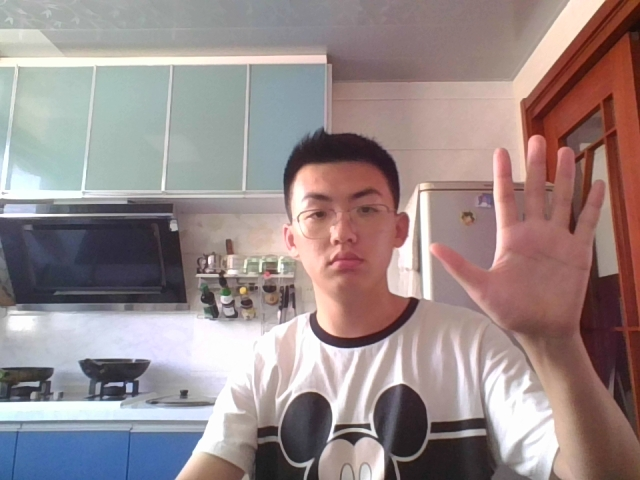
#> input picture test.jpg, 640 x 480 px, found by its file name
$ python face_detect.py
#> lines starting #> are read from the running program, lines starting #| are printed output that depends on the picture; after the words box and inside, x2 and y2 are one past the last pixel; in counts of white or black regions, pixels touching at a corner belong together
# 人脸识别
import cv2


# 图片中人脸识别

def face_detect():
    img = cv2.imread("D:\\WorkRoom\\postgraduate\\Task\pytq5\\test.jpg")
#> img is the input picture: shape (480, 640, 3); mean B, G, R 138.2, 138.1, 153.6
    # 1、转灰度图
    gray = cv2.cvtColor(img, cv2.COLOR_RGB2GRAY)
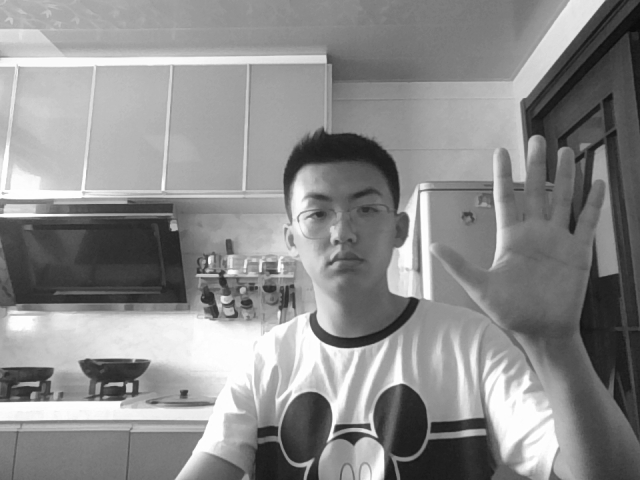
#> gray: shape (480, 640); min 11, max 255, mean 139.9
    # cv2.imshow("gray", gray)

    # 2、训练一组人脸
    face_detector = cv2.CascadeClassifier(
        "D:\\ProgramFiles\\opencv\\opencv\\sources\\data\\haarcascades\\haarcascade_frontalface_alt.xml")

    # 3、检测人脸（用灰度图检测，返回人脸矩形坐标(4个角)）
    faces_rect = face_detector.detectMultiScale(gray, 1.05, 3)
#> faces_rect = [[276, 160, 130, 130]]
    #                                          灰度图  图像尺寸缩小比例  至少检测次数（若为3，表示一个目标至少检测到3次才是真正目标）
    # print("人脸矩形坐标faces_rect：", faces_rect)

    # 4、遍历每个人脸，画出矩形框
    dst = img.copy()
    for x, y, w, h in faces_rect:
        cv2.rectangle(dst, (x, y), (x + w, y + h), (0, 0, 255), 3)  # 画出矩形框
        cut = dst[y:y + h, x: x + w]
        cv2.imwrite('face.jpg', cut)
#> this loop made 1 pass
#> pass 1, in face_detect, `cut = dst[y:y + h, x: x + w]`:
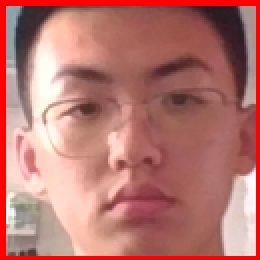
#> cut: shape (130, 130, 3) (shown 2 times larger); mean B, G, R 111.7, 117.9, 182.9
#> after the loop:
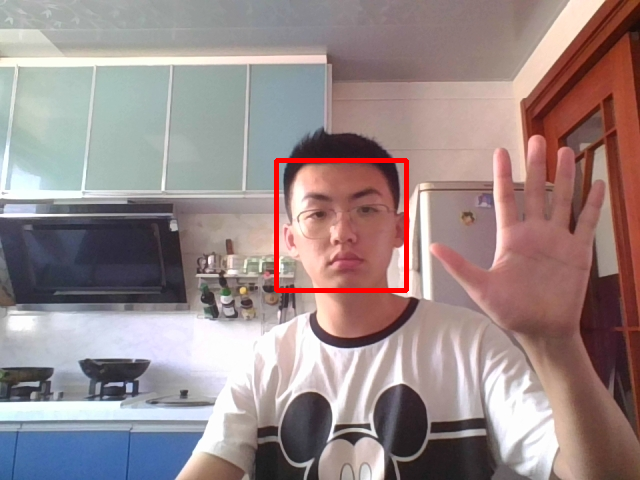
#> dst: shape (480, 640, 3); 0.84% of pixels changed, all inside (x1, y1, x2, y2) = (274, 158, 409, 293)

    # 显示
    # cv2.imshow("dst", dst)


if __name__ == "__main__":
    # 读取图片
    face_detect()
